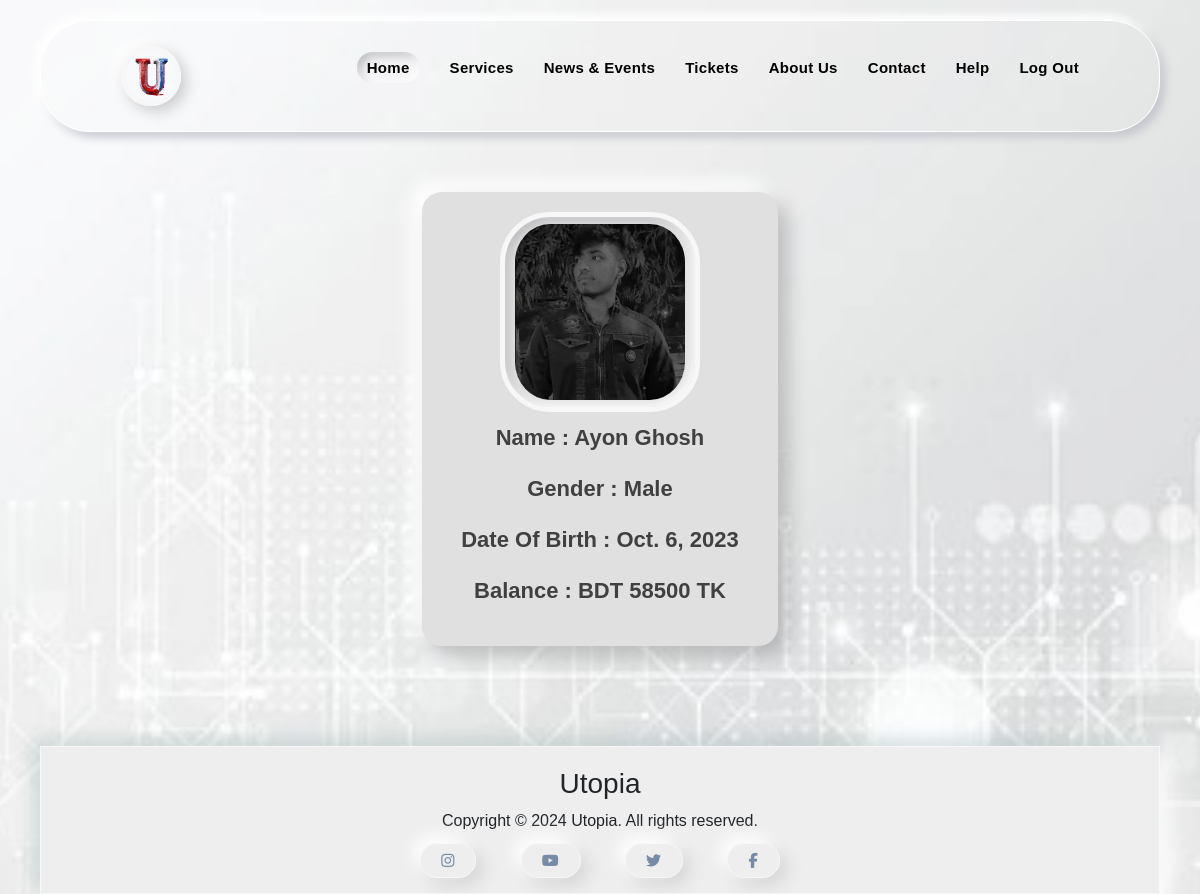
Page /HomePage (signed in) on the committed database.
### application/models.py (models this page shows, shortened)
class UsersPrimaryDetails(models.Model):
    UserID = models.IntegerField(primary_key=True)
    UserEmail = models.EmailField(max_length=254)
    UserFullName = models.CharField(max_length=255)
    UserGender = models.CharField(max_length=255)
    UserOccupation = models.CharField(max_length=255)
    UserDateOfBirth = models.DateField()
    UserRole = models.CharField(max_length=255)
    UserMobileNum = models.CharField(max_length=255)
    UserPoints = models.IntegerField()
    UserImageFilename = models.ImageField()
    UserAge = models.IntegerField()

### application/views.py (the view)
# urls.py: path('HomePage',views.HomePage, name='HomePage'),
@login_required(login_url='EntryPage')
def HomePage(request):
    UserID = request.user.username
    user = UsersPrimaryDetails.objects.get(UserID=UserID)
    host = user.UserImageFilename.url
    host = "http://127.0.0.1:8000/"+host
    context = {
        'user': user,
    }
    return render(request, 'HomePage.html', context)

### application/templates/HomePage.html (shortened to what this page needs)
{% extends "BasePage.html" %}
{% load static %}
{% block more-style %}
<link rel="stylesheet" href="{% static '/CSS/HomePage.css' %}">
{% endblock %}
{% block content %}
<div class="main">
    <div class="profile">
        <div class="user">
            <div class="main-images">
                <img id="white" class="white active" src="{{user.UserImageFilename.url}}" alt="image">
            </div>
            <div class="shows-details">
                <span>Name : {{user.UserFullName}}</span>
                <span>Gender : {{user.UserGender}}</span>
                <span>Date Of Birth : {{user.UserDateOfBirth}}</span>
                <span>Balance : BDT {{user.UserPoints}} TK</span>
            </div>
        </div>
    </div>
</div>
{% endblock %}

### application/static/CSS/BasePage/BasePage.css (style rules this page uses)
* { margin: 0; padding: 0; font-family: sans-serif; }
body { background-image: url("/static/MEDIA/IMAGE/Background.jpg"); background-size: cover ; background-repeat: no-repeat; background-attachment: fixed; background-position: bottom; margin: 0; padding: 20px 40px; margin-right: 0px; height: 100vh; overflow-y: auto; overflow-x: hidden; }
.active { padding: 7px 10px; box-shadow: inset -3px -3px 10px #fff, inset 3px 3px 10px #b0b1b5; border-radius: 50px; }

### application/static/CSS/HomePage.css (style rules this page uses)
body { font-family: 'Jost', sans-serif; background-color: #f0f0f0; }
.main { width: 100%; justify-content: center; align-items: flex-start; margin-bottom: 100px; margin-top: 60px; }
.profile { height: auto; width: 100%; display: flex; justify-content: center; align-items: center; margin-bottom: 100px; }
img { display: inline; }
.user { position: relative; display: flex; flex-direction: column; justify-content: center; align-items: center; max-width: 400px; width: auto; border-radius: 20px; padding: 20px 30px 30px 30px; background-color: #e0e0e0; box-shadow: 10px 10px 20px rgba(0, 0, 0, 0.2), -10px -10px 20px rgba(255, 255, 255, 1); }
.user div { display: flex; flex-direction: column; align-items: center; justify-content: space-between; }
span { font-size: 22px; font-weight: 600; margin: 9px; color: #404040; justify-content: center; }
img { position: relative; width: 200px; height: 200px; object-fit: cover; border-radius: 50%; border: 5px solid #f7f7f7; z-index: 1; box-shadow: 5px 5px 15px rgba(0, 0, 0, 0.2), -5px -5px 15px rgba(255, 255, 255, 1); }

### rows in the picture
UsersPrimaryDetails: UserImageFilename (picture), UserFullName "Ayon Ghosh", UserGender "Male", UserDateOfBirth "Oct. 6, 2023", UserPoints "58500"
